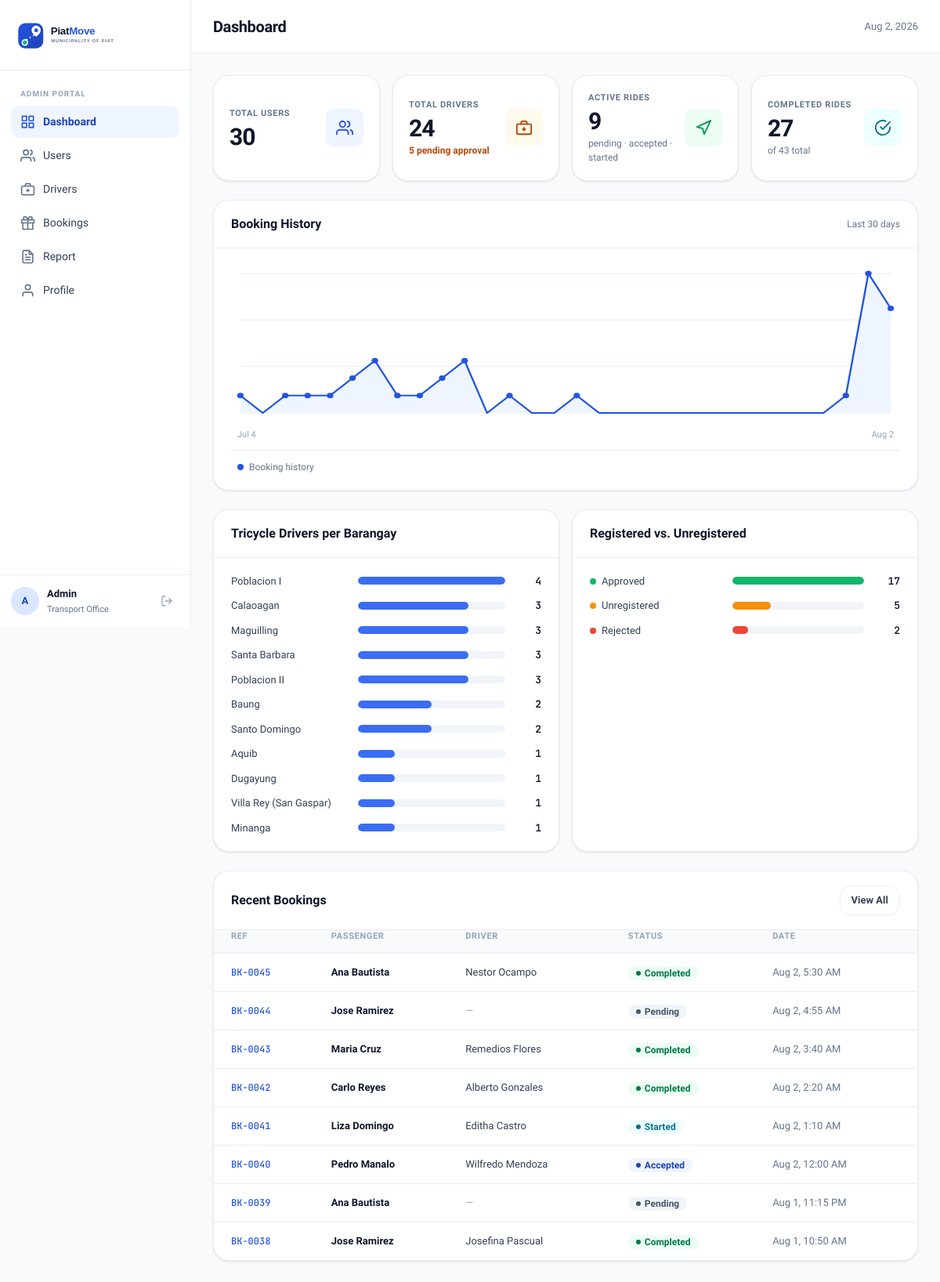
The app's page /dashboard.php (signed in) with its own data.
### tables this page shows
CREATE TABLE `bookings` (
  `id` int(10) UNSIGNED NOT NULL,
  `passenger_id` int(10) UNSIGNED NOT NULL,
  `driver_id` int(10) UNSIGNED DEFAULT NULL,
  `pickup_address` varchar(255) NOT NULL,
  `pickup_lat` decimal(10,7) NOT NULL,
  `pickup_lng` decimal(10,7) NOT NULL,
  `dropoff_address` varchar(255) NOT NULL,
  `dropoff_lat` decimal(10,7) NOT NULL,
  `dropoff_lng` decimal(10,7) NOT NULL,
  `status` enum('pending','accepted','rejected','started','completed','cancelled') NOT NULL DEFAULT 'pending',
  `fare` decimal(10,2) DEFAULT NULL,
  `created_at` timestamp NOT NULL DEFAULT current_timestamp(),
  `updated_at` timestamp NOT NULL DEFAULT current_timestamp() ON UPDATE current_timestamp()
);

CREATE TABLE `users` (
  `id` int(10) UNSIGNED NOT NULL,
  `name` varchar(100) NOT NULL,
  `email` varchar(150) NOT NULL,
  `password` varchar(255) NOT NULL,
  `phone` varchar(20) NOT NULL,
  `role` enum('passenger','driver') NOT NULL DEFAULT 'passenger',
  `status` enum('active','inactive') NOT NULL DEFAULT 'active',
  `created_at` timestamp NOT NULL DEFAULT current_timestamp(),
  `updated_at` timestamp NOT NULL DEFAULT current_timestamp() ON UPDATE current_timestamp()
);

### dashboard.php (the view, shortened to what this page needs)
<?php
require_once __DIR__ . '/includes/charts.php';
$db = get_db();
$total_users        = $db->query("SELECT COUNT(*) FROM users")->fetchColumn();
$total_drivers      = $db->query("SELECT COUNT(*) FROM users WHERE role = 'driver'")->fetchColumn();
$pending_drivers    = $db->query("SELECT COUNT(*) FROM driver_info WHERE approval_status = 'pending'")->fetchColumn();
$active_bookings    = $db->query("SELECT COUNT(*) FROM bookings WHERE status IN ('pending','accepted','started')")->fetchColumn();
$completed_bookings = $db->query("SELECT COUNT(*) FROM bookings WHERE status = 'completed'")->fetchColumn();
$total_bookings     = $db->query("SELECT COUNT(*) FROM bookings")->fetchColumn();
$recent = $db->query(
    "SELECT b.id, b.status, b.created_at,
            p.name AS passenger_name,
            d.name AS driver_name
     FROM bookings b
     JOIN users p ON p.id = b.passenger_id
     LEFT JOIN users d ON d.id = b.driver_id
     ORDER BY b.created_at DESC
     LIMIT 8"
)->fetchAll();
$bh_rows = $db->query(
    "SELECT DATE(created_at) AS d, COUNT(*) AS c FROM bookings
     WHERE created_at >= CURDATE() - INTERVAL 29 DAY
     GROUP BY DATE(created_at)"
)->fetchAll(PDO::FETCH_KEY_PAIR);
$booking_history = [];
for ($i = 29; $i >= 0; $i--) {
    $d = date('Y-m-d', strtotime("-$i days"));
    $booking_history[$d] = (int)($bh_rows[$d] ?? 0);
}
$barangay_counts = $db->query(
    "SELECT barangay, COUNT(*) AS c FROM driver_info
     WHERE vehicle_type = 'Tricycle' AND barangay <> ''
     GROUP BY barangay ORDER BY c DESC"
)->fetchAll(PDO::FETCH_KEY_PAIR);
$approval_counts = $db->query(
    "SELECT approval_status, COUNT(*) AS c FROM driver_info GROUP BY approval_status"
)->fetchAll(PDO::FETCH_KEY_PAIR);
$approved_count = (int)($approval_counts['approved'] ?? 0);
$pending_count  = (int)($approval_counts['pending'] ?? 0);
$rejected_count = (int)($approval_counts['rejected'] ?? 0);
require_once __DIR__ . '/includes/header.php';
?>
<div class="stats-grid">
    <div class="stat-card">
        <div>
            <div class="stat-label">Total Users</div>
            <div class="stat-value"><?= number_format($total_users) ?></div>
        </div>
        <div class="stat-icon blue">
            <svg width="22" height="22" viewBox="0 0 24 24" fill="none" stroke="currentColor" stroke-width="2" stroke-linecap="round" stroke-linejoin="round">
                <path d="M17 21v-2a4 4 0 0 0-4-4H5a4 4 0 0 0-4 4v2"/><circle cx="9" cy="7" r="4"/><path d="M23 21v-2a4 4 0 0 0-3-3.87"/><path d="M16 3.13a4 4 0 0 1 0 7.75"/>
            </svg>
        </div>
    </div>
    <div class="stat-card">
        <div>
            <div class="stat-label">Total Drivers</div>
            <div class="stat-value"><?= number_format($total_drivers) ?></div>
            <?php if ($pending_drivers > 0): ?>
                <div class="stat-sub">
                    <a href="<?= BASE_URL ?>/drivers.php?filter=pending" style="color:var(--amber-700);font-weight:600;font-size:12px;text-decoration:none;">
                        <?= $pending_drivers ?> pending approval
                    </a>
                </div>
            <?php endif; ?>
        </div>
        <div class="stat-icon amber">
        </div>
    </div>
    <div class="stat-card">
        <div>
            <div class="stat-label">Active Rides</div>
            <div class="stat-value"><?= number_format($active_bookings) ?></div>
            <div class="stat-sub">pending · accepted · started</div>
        </div>
        <div class="stat-icon green">
            <svg width="22" height="22" viewBox="0 0 24 24" fill="none" stroke="currentColor" stroke-width="2" stroke-linecap="round" stroke-linejoin="round">
                <polygon points="3 11 22 2 13 21 11 13 3 11"/>
            </svg>
        </div>
    </div>
    <div class="stat-card">
        <div>
            <div class="stat-label">Completed Rides</div>
            <div class="stat-value"><?= number_format($completed_bookings) ?></div>
            <div class="stat-sub">of <?= number_format($total_bookings) ?> total</div>
        </div>
        <div class="stat-icon cyan">
            <svg width="22" height="22" viewBox="0 0 24 24" fill="none" stroke="currentColor" stroke-width="2" stroke-linecap="round" stroke-linejoin="round">
                <path d="M22 11.08V12a10 10 0 1 1-5.93-9.14"/><polyline points="22 4 12 14.01 9 11.01"/>
            </svg>
        </div>
    </div>
</div>
<div class="panel" style="margin-bottom:24px">
    <div class="panel-header">
        <span class="panel-title">Booking History</span>
        <span class="text-muted" style="font-size:12px">Last 30 days</span>
    </div>
    <div class="chart-panel-body">
        <?= render_booking_history_chart($booking_history) ?>
    </div>
</div>
<div class="charts-grid">
    <div class="panel">
        <div class="panel-header">
            <span class="panel-title">Tricycle Drivers per Barangay</span>
        </div>
        <div class="chart-panel-body">
            <?= render_bar_rows($barangay_counts, 'var(--blue-500)', 'No tricycle drivers registered yet.') ?>
        </div>
    </div>
    <div class="panel">
        <div class="panel-header">
            <span class="panel-title">Registered vs. Unregistered</span>
        </div>
        <div class="chart-panel-body">
            <?php
            $approval_items = ['Approved' => $approved_count, 'Unregistered' => $pending_count];
            if ($rejected_count > 0) $approval_items['Rejected'] = $rejected_count;
            $approval_colors = ['Approved' => 'var(--green-500)', 'Unregistered' => 'var(--amber-500)', 'Rejected' => 'var(--red-500)'];
            if (array_sum($approval_items) === 0):
            ?>
                <div class="chart-empty">No drivers registered yet.</div>
            <?php else: foreach ($approval_items as $label => $count): $pct = array_sum($approval_items) > 0 ? round(($count / max($approval_items)) * 100, 1) : 0; ?>
                <div class="chart-bar-row">
                    <div class="chart-bar-label" style="width:170px">
                        <span class="chart-legend-dot" style="background:<?= $approval_colors[$label] ?>"></span><?= htmlspecialchars($label) ?>
                    </div>
                    <div class="chart-bar-track"><div class="chart-bar-fill" style="width:<?= $pct ?>%;background:<?= $approval_colors[$label] ?>"></div></div>
                    <div class="chart-bar-value"><?= number_format($count) ?></div>
                </div>
            <?php endforeach; endif; ?>
        </div>
    </div>
</div>
<div class="panel">
    <div class="panel-header">
        <span class="panel-title">Recent Bookings</span>
        <a href="<?= BASE_URL ?>/bookings.php" class="btn-ghost">View All</a>
    </div>
    <div style="overflow-x:auto">
        <table class="data-table">
            <thead>
                <tr>
                    <th>Ref</th>
                    <th>Passenger</th>
                    <th>Driver</th>
                    <th>Status</th>
                    <th>Date</th>
                </tr>
            </thead>
            <tbody>
                <?php foreach ($recent as $b): ?>
                <tr>
                    <td><span class="cell-mono">BK-<?= str_pad($b['id'], 4, '0', STR_PAD_LEFT) ?></span></td>
                    <td><span class="cell-strong"><?= htmlspecialchars($b['passenger_name']) ?></span></td>
                    <td><?= $b['driver_name'] ? htmlspecialchars($b['driver_name']) : '<span class="text-subtle">—</span>' ?></td>
                    <td><?= status_badge($b['status']) ?></td>
                    <td><span class="text-muted"><?= date('M j, g:i A', strtotime($b['created_at'])) ?></span></td>
                </tr>
                <?php endforeach; ?>
            </tbody>
        </table>
    </div>
</div>
<?php require_once __DIR__ . '/includes/footer.php'; ?>

### includes/charts.php (shortened to what this page needs)
<?php
function status_badge(string $status): string {
    $map = [
        'pending'   => 'neutral',
        'accepted'  => 'primary',
        'started'   => 'info',
        'completed' => 'success',
        'cancelled' => 'danger',
        'rejected'  => 'warning',
    ];
    $cls = $map[$status] ?? 'neutral';
    return '<span class="badge badge-' . htmlspecialchars($cls, ENT_QUOTES) . '">'
         . htmlspecialchars(ucfirst($status), ENT_QUOTES)
         . '</span>';
}
function render_booking_history_chart(array $history, string $label = 'Booking history'): string {
    $n = count($history);
    $values  = array_values($history);
    $dates   = array_keys($history);
    $maxVal  = max($values);
    $axisMax = $maxVal > 0 ? $maxVal : 4;
    $w = 720; $h = 200;
    $padL = 10; $padR = 10; $padT = 12; $padB = 10;
    $plotW = $w - $padL - $padR;
    $plotH = $h - $padT - $padB;
    $points = [];
    for ($i = 0; $i < $n; $i++) {
        $x = $padL + ($n > 1 ? $i * ($plotW / ($n - 1)) : $plotW / 2);
        $y = $padT + $plotH - ($values[$i] / $axisMax) * $plotH;
        $points[] = [$x, $y, $values[$i], $dates[$i]];
    }
    $gridLines = '';
    for ($g = 0; $g <= 3; $g++) {
        $gy = $padT + ($plotH / 3) * $g;
        $gridLines .= '<line x1="' . $padL . '" y1="' . $gy . '" x2="' . ($w - $padR) . '" y2="' . $gy . '" stroke="var(--gray-200)" stroke-width="1"/>';
    }
    $linePath = 'M ' . implode(' L ', array_map(fn($p) => round($p[0], 1) . ' ' . round($p[1], 1), $points));
    $areaPath = $linePath
        . ' L ' . round($points[$n - 1][0], 1) . ' ' . ($padT + $plotH)
        . ' L ' . round($points[0][0], 1) . ' ' . ($padT + $plotH) . ' Z';
    $markers = '';
    foreach ($points as [$x, $y, $val, $date]) {
        $tip = date('M j', strtotime($date)) . ': ' . $val . ' booking' . ($val === 1 ? '' : 's');
        if ($val > 0) {
            $markers .= '<circle cx="' . round($x, 1) . '" cy="' . round($y, 1) . '" r="3.5" fill="var(--blue-600)"><title>' . htmlspecialchars($tip) . '</title></circle>';
        }
        $markers .= '<circle cx="' . round($x, 1) . '" cy="' . round($y, 1) . '" r="8" fill="transparent"><title>' . htmlspecialchars($tip) . '</title></circle>';
    }
    $svg = '<svg viewBox="0 0 ' . $w . ' ' . $h . '" width="100%" height="' . $h . '" preserveAspectRatio="none" role="img" aria-label="' . htmlspecialchars($label) . '">'
         . $gridLines
         . '<path d="' . $areaPath . '" fill="var(--blue-50)" stroke="none"/>'
         . '<path d="' . $linePath . '" fill="none" stroke="var(--blue-600)" stroke-width="2" stroke-linejoin="round" stroke-linecap="round"/>'
         . $markers
         . '</svg>';
    $firstLabel = htmlspecialchars(date('M j', strtotime($dates[0])));
    $lastLabel  = htmlspecialchars(date('M j', strtotime($dates[$n - 1])));
    $legend = '<div class="chart-legend"><span class="chart-legend-item">'
            . '<span class="chart-legend-dot" style="background:var(--blue-600)"></span>' . htmlspecialchars($label)
            . '</span></div>';
    return $svg . '<div class="chart-svg-labels"><span>' . $firstLabel . '</span><span>' . $lastLabel . '</span></div>' . $legend;
}
function render_bar_rows(array $items, string $color, string $emptyText): string {
    $max = max($items);
    $html = '';
    foreach ($items as $label => $count) {
        $pct = $max > 0 ? round(($count / $max) * 100, 1) : 0;
        $html .= '<div class="chart-bar-row">'
               . '<div class="chart-bar-label" title="' . htmlspecialchars($label) . '">' . htmlspecialchars($label) . '</div>'
               . '<div class="chart-bar-track"><div class="chart-bar-fill" style="width:' . $pct . '%;background:' . $color . '"></div></div>'
               . '<div class="chart-bar-value">' . number_format($count) . '</div>'
               . '</div>';
    }
    return $html;
}

### records on screen
bookings: id "0045", passenger.name "Ana Bautista", driver.name "Nestor Ocampo", status "Completed", created_at "Aug 2, 5:30 AM"
bookings: id "0044", passenger.name "Jose Ramirez", status "Pending", created_at "Aug 2, 4:55 AM"
bookings: id "0043", passenger.name "Maria Cruz", driver.name "Remedios Flores", status "Completed", created_at "Aug 2, 3:40 AM"
bookings: id "0042", passenger.name "Carlo Reyes", driver.name "Alberto Gonzales", status "Completed", created_at "Aug 2, 2:20 AM"
bookings: id "0041", passenger.name "Liza Domingo", driver.name "Editha Castro", status "Started", created_at "Aug 2, 1:10 AM"
bookings: id "0040", passenger.name "Pedro Manalo", driver.name "Wilfredo Mendoza", status "Accepted", created_at "Aug 2, 12:00 AM"
bookings: id "0039", passenger.name "Ana Bautista", status "Pending", created_at "Aug 1, 11:15 PM"
bookings: id "0038", passenger.name "Jose Ramirez", driver.name "Josefina Pascual", status "Completed", created_at "Aug 1, 10:50 AM"

### other values on screen
substr($_SESSION['admin_name'] ?? 'A', 0, 1) "A"
$_SESSION['admin_name'] "Admin"
$page_title "Dashboard"
$total_users "30"
$total_drivers "24"
$pending_drivers "5"
$active_bookings "9"
$completed_bookings "27"
$total_bookings "43"
$firstLabel "Jul 4"
$lastLabel "Aug 2"
$label "Booking history"
$label "Poblacion I"
$count "4"
$label "Calaoagan"
